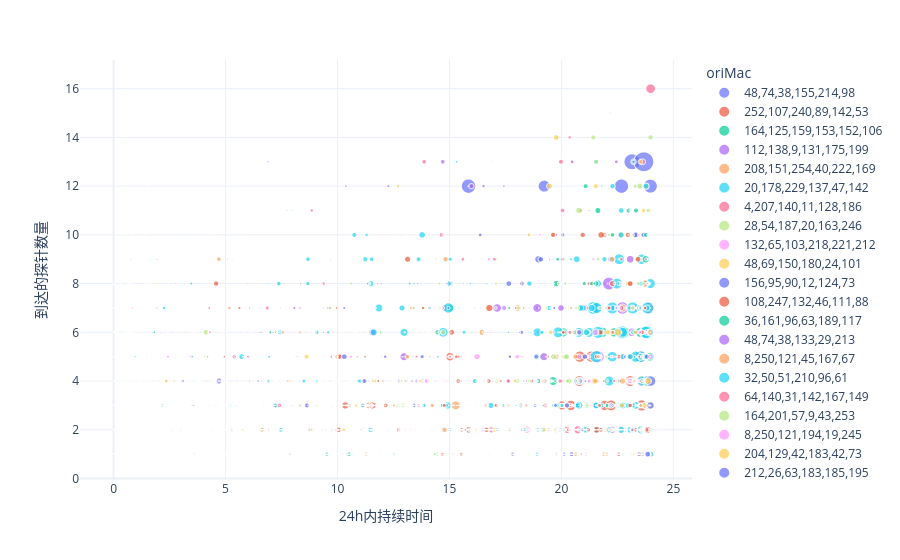

Here is the notebook cell this chart was saved with:
### Code cell
fig = px.scatter(df_sta,x="Dur",y="A_count",size="Count",color="oriMac",
                 hover_name="M")
fig.update_xaxes(title='24h内持续时间')
fig.update_yaxes(title="到达的探针数量")
fig.show()
